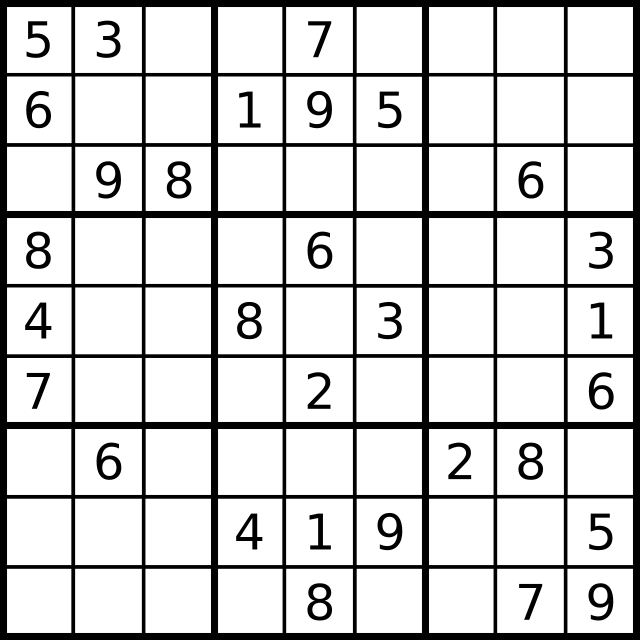
#> input picture backend/Images/img1_digital.png, 640 x 640 px
$ python Tesseract_V1.0.py
#> lines starting #> are read from the running program, lines starting #| are printed output that depends on the picture; after the words box and inside, x2 and y2 are one past the last pixel; in counts of white or black regions, pixels touching at a corner belong together
import cv2
import math  # Importiere math, um Pi zu verwenden
import pytesseract


# Bild laden
image = cv2.imread("./Images/img1_digital.png")
#> image is the input picture: shape (640, 640, 3); min 0, max 255, mean 209.7
gray = cv2.cvtColor(image, cv2.COLOR_BGR2GRAY)  # Graustufenbild

# Schwellenwert setzen, um das Bild zu binarisieren
_, binary_image = cv2.threshold(gray, 150, 255, cv2.THRESH_BINARY_INV)
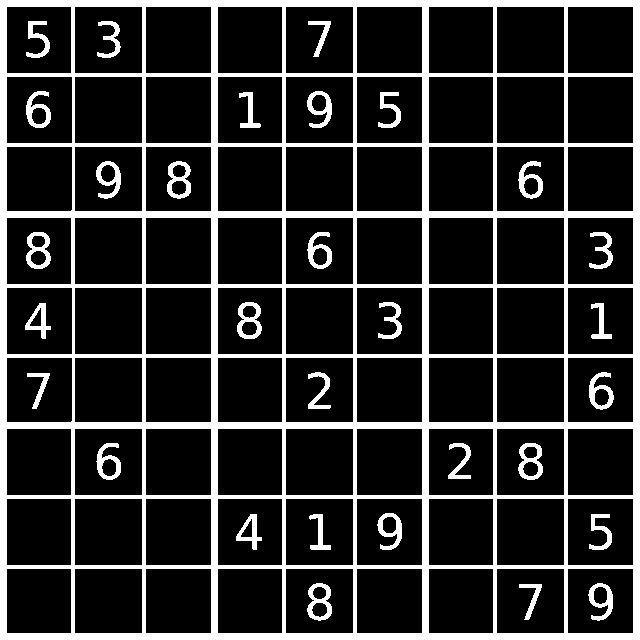
#> binary_image: shape (640, 640); 18.3% white; 31 white regions, largest, box (x1, y1, x2, y2) and area: (0, 0, 640, 640) 63598, (307, 583, 332, 621) 462, (26, 232, 51, 269) 461

# Gitter erkennen (Optional: Kanten finden und Linien erkennen)
edges = cv2.Canny(binary_image, 100, 200)
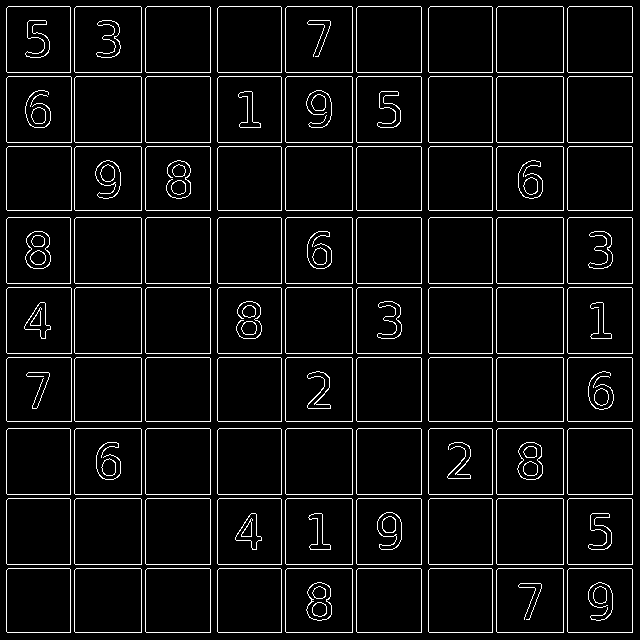
#> edges: shape (640, 640); 6.3% white in thin lines or dots

# Linien im Bild erkennen
# Beispielcode für HoughLinesP
lines = cv2.HoughLinesP(edges, 1, math.pi / 180, 100, minLineLength=50, maxLineGap=10)
#> lines = 37 rows, first 6: [281, 632, 281, 7], [7, 353, 632, 353], [74, 631, 74, 8], [7, 283, 632, 283], [8, 6, 631, 6], [8, 428, 631, 428]

# Linien zeichnen
for line in lines:
    x1, y1, x2, y2 = line[0]
    cv2.line(image, (x1, y1), (x2, y2), (0, 0, 255), 2)
#> this loop made 37 passes
#> (x1, y1, x2, y2) on passes 1 to 12: (281, 632, 281, 7), (7, 353, 632, 353), (74, 631, 74, 8), (7, 283, 632, 283), (8, 6, 631, 6), (8, 428, 631, 428), (492, 632, 492, 7), (356, 631, 356, 8), (217, 631, 217, 8), (496, 631, 496, 8), (8, 568, 631, 568), (8, 217, 631, 217)
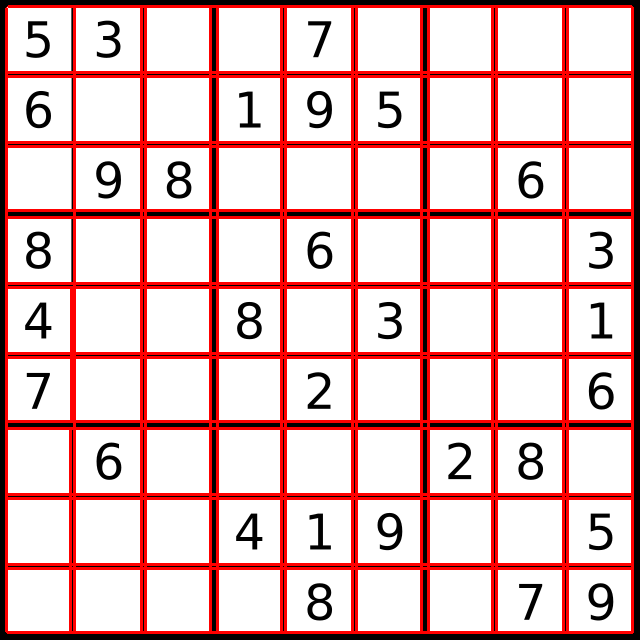
#> image: shape (640, 640, 3); 15.68% of pixels changed, all inside (x1, y1, x2, y2) = (5, 5, 634, 634)

print(image.shape)
#| (640, 640, 3)
# Bereich um das Sudoku-Feld extrahieren (Abhängig vom erkannten Gitter)
x, y, w, h = 0, 0, 75, 75  # Beispielkoordinaten
cropped_image = image[y:y+h, x:x+w]
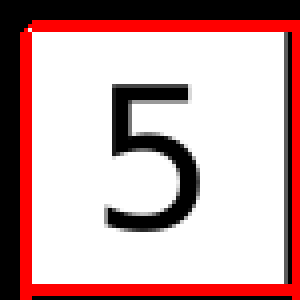
#> cropped_image: shape (75, 75, 3) (shown 4 times larger); mean B, G, R 165.2, 165.2, 198.4
cv2.imshow("Sudoku Grid", cropped_image)
cv2.waitKey(0)
cv2.destroyAllWindows()

# OCR anwenden
custom_config = r'--oem 3 --psm 6 -c tessedit_char_whitelist=0123456789'
#> (the run stopped early here; a loop or call above may not have finished)
